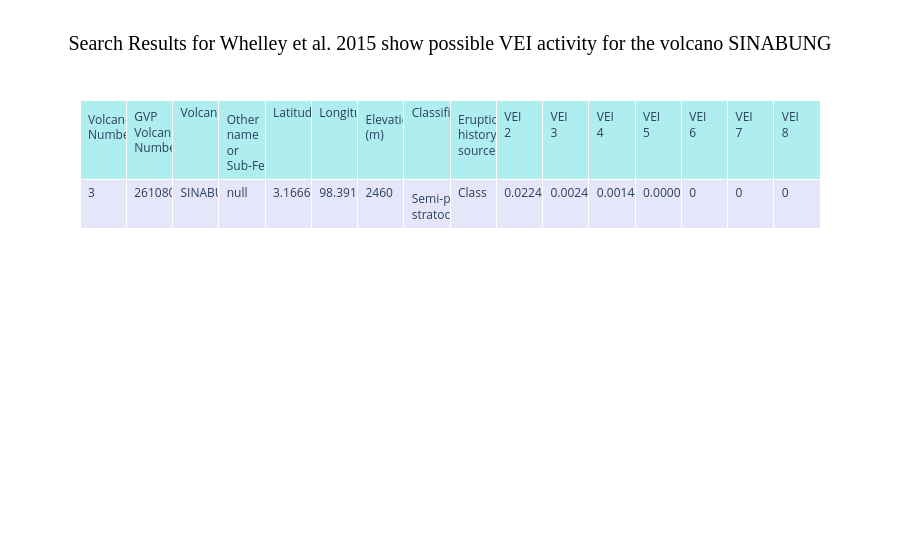

Notebook code cell kept with this figure:
### Code cell
# Retrive data from the latest report date
from rich.console import Console
from rich.table import Table

# Initialize the console
console = Console()

# Create a table for a professional and structured output
table = Table(title="Volcanic Activity Observations", show_lines=True, title_style="bold blue")

# Define table columns
table.add_column("Parameter", style="dim", width=25)
table.add_column("Value", style="bold white", justify="center")

# Populate the table with data, if available
if 'VOLCANO' in latest_date_data.columns:
    volcano_name = latest_date_data['VOLCANO'].to_list()[0]
    table.add_row("Site of Volcanic Activity", volcano_name)

if 'Altitude_Meters' in latest_date_data.columns:
    observed_ash_altitude_meter = latest_date_data['Altitude_Meters'].to_list()[0]
    table.add_row("Observed Ash Altitude (m ASL)", str(observed_ash_altitude_meter))

if 'Latitude' in latest_date_data.columns:
    latitude = latest_date_data['Latitude'].to_list()[0]
    table.add_row("Latitude", str(latitude))

if 'Longitude' in latest_date_data.columns:
    longitude = latest_date_data['Longitude'].to_list()[0]
    table.add_row("Longitude", str(longitude))



# Call the search_whelley_2015 method on the instance
search_results, vei_range = data_loader.search_whelley_2015(Volcano=volcano_name, max_vei_returns=None)

# View the search results
#print(f"Potential VEI Levels for  Volcano site {volcano_name} is based on Whelley et al. 2015 paper   {vei_range}")
#print(search_results)

table.add_row(f"Possible VEI Levels for  Volcano  {volcano_name}  based on Whelley et al. 2015 paper", str(vei_range))

# Render the table
console.print(table)

import pandas as pd
import plotly.graph_objects as go

search_results = pd.DataFrame(search_results)

# Create a table
fig = go.Figure(data=[go.Table(
    header=dict(values=list(search_results.columns),
                fill_color='paleturquoise',
                align='left'),
    cells=dict(values=[search_results[col] for col in search_results.columns],
               fill_color='lavender',
               align='left'))
])

# Add a bold title
fig.update_layout(
    title=dict(
        text=f"Search Results for Whelley et al. 2015 show possible VEI activity for the volcano {volcano_name}",
        x=0.5,  # Center the title
        font=dict(size=20, family="Arial Black", color="black")  # Use bold font family
    )
)

fig.show()

### Figure 1 — Plotly figure (JSON) as saved in the notebook; plotly's stock layout.template omitted (floating-point values rounded to 4 significant figures)
{"data": [{"cells": {"align": "left", "fill": {"color": "lavender"}, "values": [[3], [261080], ["SINABUNG"], [null], [3.167], [98.39], [2460], ["Semi-plugged stratocone"], ["Class"], [0.02245], [0.002424], [0.001443], [9.091e-05], [0], [0], [0]]}, "header": {"align": "left", "fill": {"color": "paleturquoise"}, "values": ["Volcano Number", "GVP Volcano Number", "Volcano", "Other name or Sub-Feature", "Latitude", "Longitude", "Elevation (m)", "Classification", "Eruption history source", "VEI 2", "VEI 3", "VEI 4", "VEI 5", "VEI 6", "VEI 7", "VEI 8"]}, "type": "table"}], "layout": {"title": {"font": {"color": "black", "family": "Arial Black", "size": 20}, "text": "Search Results for Whelley et al. 2015 show possible VEI activity for the volcano SINABUNG", "x": 0.5}}}
